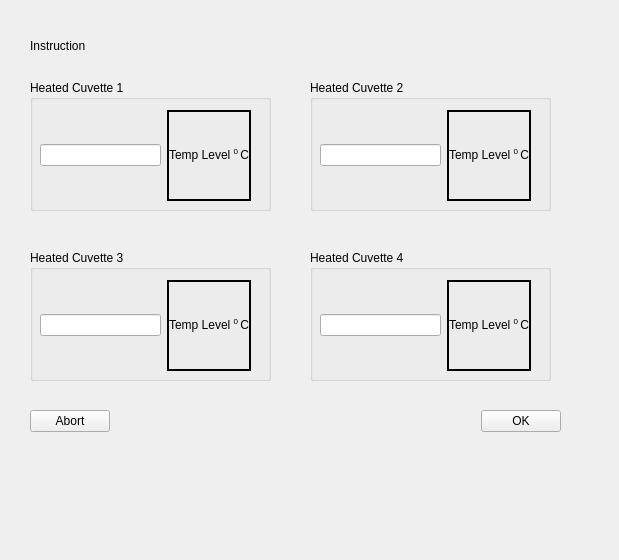
<?xml version="1.0" encoding="UTF-8"?>
<ui version="4.0">
 <class>MainMenu::CExternalTempTestManufDlg</class>
 <widget class="QWidget" name="MainMenu::CExternalTempTestManufDlg">
  <property name="geometry">
   <rect>
    <x>0</x>
    <y>0</y>
    <width>619</width>
    <height>560</height>
   </rect>
  </property>
  <property name="windowTitle">
   <string>Form</string>
  </property>
  <widget class="QGroupBox" name="groupBox_5">
   <property name="geometry">
    <rect>
     <x>310</x>
     <y>250</y>
     <width>241</width>
     <height>131</height>
    </rect>
   </property>
   <property name="title">
    <string>Heated Cuvette 4</string>
   </property>
   <widget class="QWidget" name="">
    <property name="geometry">
     <rect>
      <x>10</x>
      <y>30</y>
      <width>211</width>
      <height>91</height>
     </rect>
    </property>
    <layout class="QHBoxLayout" name="horizontalLayout_5">
     <item>
      <widget class="QLineEdit" name="lineEdit_4"/>
     </item>
     <item>
      <widget class="QLabel" name="cuvetteTemp4">
       <property name="frameShape">
        <enum>QFrame::WinPanel</enum>
       </property>
       <property name="text">
        <string>&lt;html&gt;&lt;head/&gt;&lt;body&gt;&lt;p&gt;Temp Level &lt;span style=&quot; vertical-align:super;&quot;&gt;0 &lt;/span&gt;C&lt;/p&gt;&lt;/body&gt;&lt;/html&gt;</string>
       </property>
       <property name="alignment">
        <set>Qt::AlignCenter</set>
       </property>
       <property name="wordWrap">
        <bool>true</bool>
       </property>
      </widget>
     </item>
    </layout>
   </widget>
  </widget>
  <widget class="QGroupBox" name="groupBox">
   <property name="geometry">
    <rect>
     <x>30</x>
     <y>80</y>
     <width>241</width>
     <height>131</height>
    </rect>
   </property>
   <property name="title">
    <string>Heated Cuvette 1</string>
   </property>
   <widget class="QWidget" name="">
    <property name="geometry">
     <rect>
      <x>10</x>
      <y>30</y>
      <width>211</width>
      <height>91</height>
     </rect>
    </property>
    <layout class="QHBoxLayout" name="horizontalLayout_2">
     <item>
      <widget class="QLineEdit" name="lineEdit"/>
     </item>
     <item>
      <widget class="QLabel" name="cuvetteTemp1">
       <property name="frameShape">
        <enum>QFrame::WinPanel</enum>
       </property>
       <property name="text">
        <string>&lt;html&gt;&lt;head/&gt;&lt;body&gt;&lt;p&gt;Temp Level  &lt;span style=&quot; vertical-align:super;&quot;&gt;0 &lt;/span&gt;C&lt;/p&gt;&lt;/body&gt;&lt;/html&gt;</string>
       </property>
       <property name="alignment">
        <set>Qt::AlignCenter</set>
       </property>
       <property name="wordWrap">
        <bool>true</bool>
       </property>
      </widget>
     </item>
    </layout>
   </widget>
  </widget>
  <widget class="QGroupBox" name="groupBox_2">
   <property name="geometry">
    <rect>
     <x>310</x>
     <y>80</y>
     <width>241</width>
     <height>131</height>
    </rect>
   </property>
   <property name="title">
    <string>Heated Cuvette 2</string>
   </property>
   <widget class="QWidget" name="">
    <property name="geometry">
     <rect>
      <x>10</x>
      <y>30</y>
      <width>211</width>
      <height>91</height>
     </rect>
    </property>
    <layout class="QHBoxLayout" name="horizontalLayout_3">
     <item>
      <widget class="QLineEdit" name="lineEdit_2"/>
     </item>
     <item>
      <widget class="QLabel" name="cuvetteTemp2">
       <property name="frameShape">
        <enum>QFrame::WinPanel</enum>
       </property>
       <property name="text">
        <string>&lt;html&gt;&lt;head/&gt;&lt;body&gt;&lt;p&gt;Temp Level &lt;span style=&quot; vertical-align:super;&quot;&gt;0 &lt;/span&gt;C&lt;/p&gt;&lt;/body&gt;&lt;/html&gt;</string>
       </property>
       <property name="alignment">
        <set>Qt::AlignCenter</set>
       </property>
       <property name="wordWrap">
        <bool>true</bool>
       </property>
      </widget>
     </item>
    </layout>
   </widget>
  </widget>
  <widget class="QGroupBox" name="groupBox_3">
   <property name="geometry">
    <rect>
     <x>30</x>
     <y>250</y>
     <width>241</width>
     <height>131</height>
    </rect>
   </property>
   <property name="title">
    <string>Heated Cuvette 3</string>
   </property>
   <widget class="QWidget" name="">
    <property name="geometry">
     <rect>
      <x>10</x>
      <y>30</y>
      <width>211</width>
      <height>91</height>
     </rect>
    </property>
    <layout class="QHBoxLayout" name="horizontalLayout_4">
     <item>
      <widget class="QLineEdit" name="lineEdit_3"/>
     </item>
     <item>
      <widget class="QLabel" name="cuvetteTemp3">
       <property name="frameShape">
        <enum>QFrame::WinPanel</enum>
       </property>
       <property name="text">
        <string>&lt;html&gt;&lt;head/&gt;&lt;body&gt;&lt;p&gt;Temp Level &lt;span style=&quot; vertical-align:super;&quot;&gt;0 &lt;/span&gt;C&lt;/p&gt;&lt;/body&gt;&lt;/html&gt;</string>
       </property>
       <property name="alignment">
        <set>Qt::AlignCenter</set>
       </property>
       <property name="wordWrap">
        <bool>true</bool>
       </property>
      </widget>
     </item>
    </layout>
   </widget>
  </widget>
  <widget class="QWidget" name="layoutWidget_5">
   <property name="geometry">
    <rect>
     <x>30</x>
     <y>410</y>
     <width>531</width>
     <height>77</height>
    </rect>
   </property>
   <layout class="QVBoxLayout" name="verticalLayout_4">
    <item>
     <layout class="QHBoxLayout" name="horizontalLayout">
      <item>
       <widget class="QPushButton" name="abortButton">
        <property name="text">
         <string>Abort</string>
        </property>
       </widget>
      </item>
      <item>
       <spacer name="horizontalSpacer">
        <property name="orientation">
         <enum>Qt::Horizontal</enum>
        </property>
        <property name="sizeHint" stdset="0">
         <size>
          <width>418</width>
          <height>20</height>
         </size>
        </property>
       </spacer>
      </item>
      <item>
       <widget class="QPushButton" name="okButton">
        <property name="text">
         <string>OK</string>
        </property>
       </widget>
      </item>
     </layout>
    </item>
    <item>
     <spacer name="verticalSpacer_4">
      <property name="orientation">
       <enum>Qt::Vertical</enum>
      </property>
      <property name="sizeHint" stdset="0">
       <size>
        <width>20</width>
        <height>40</height>
       </size>
      </property>
     </spacer>
    </item>
   </layout>
  </widget>
  <widget class="QLabel" name="instructionLabel">
   <property name="geometry">
    <rect>
     <x>30</x>
     <y>30</y>
     <width>511</width>
     <height>31</height>
    </rect>
   </property>
   <property name="text">
    <string>Instruction</string>
   </property>
  </widget>
 </widget>
 <resources/>
 <connections/>
</ui>
